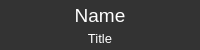
<?xml version="1.0" encoding="UTF-8"?>
<ui version="4.0">
 <class>AboutEntry</class>
 <widget class="QWidget" name="AboutEntry">
  <property name="geometry">
   <rect>
    <x>0</x>
    <y>0</y>
    <width>200</width>
    <height>50</height>
   </rect>
  </property>
  <property name="sizePolicy">
   <sizepolicy hsizetype="Preferred" vsizetype="Maximum">
    <horstretch>0</horstretch>
    <verstretch>0</verstretch>
   </sizepolicy>
  </property>
  <property name="windowTitle">
   <string>Form</string>
  </property>
  <property name="styleSheet">
   <string notr="true">QWidget {
	background: hsl(0, 0%, 20%);
	color: hsl(0, 0%, 100%);
}
//example//
QPushButton,
QPushButton:default,
QPushButton:flat,
QPushButton:checked {
	background: hsl(0, 0%, 25%);
	border: 0;
	padding: 5px;
}

QWidget[objectName=&quot;title&quot;] {
	color: hsl(200, 100%, 80%);
}</string>
  </property>
  <layout class="QVBoxLayout" name="verticalLayout">
   <property name="spacing">
    <number>0</number>
   </property>
   <property name="leftMargin">
    <number>0</number>
   </property>
   <property name="topMargin">
    <number>0</number>
   </property>
   <property name="rightMargin">
    <number>0</number>
   </property>
   <property name="bottomMargin">
    <number>0</number>
   </property>
   <item>
    <widget class="QLabel" name="name">
     <property name="sizePolicy">
      <sizepolicy hsizetype="Ignored" vsizetype="Maximum">
       <horstretch>0</horstretch>
       <verstretch>0</verstretch>
      </sizepolicy>
     </property>
     <property name="font">
      <font>
       <pointsize>14</pointsize>
      </font>
     </property>
     <property name="styleSheet">
      <string notr="true">QWidget {
    font-family: &quot;MS Shell Dlg 2&quot;, &quot;MS Gothic&quot;, &quot;Malgun Gothic&quot;;
}</string>
     </property>
     <property name="text">
      <string notr="true">Name</string>
     </property>
     <property name="alignment">
      <set>Qt::AlignCenter</set>
     </property>
    </widget>
   </item>
   <item>
    <widget class="QLabel" name="title">
     <property name="sizePolicy">
      <sizepolicy hsizetype="Preferred" vsizetype="Maximum">
       <horstretch>0</horstretch>
       <verstretch>0</verstretch>
      </sizepolicy>
     </property>
     <property name="font">
      <font>
       <pointsize>10</pointsize>
      </font>
     </property>
     <property name="text">
      <string notr="true">Title</string>
     </property>
     <property name="alignment">
      <set>Qt::AlignCenter</set>
     </property>
    </widget>
   </item>
  </layout>
 </widget>
 <resources>
  <include location="streamfx.qrc"/>
 </resources>
 <connections/>
</ui>
